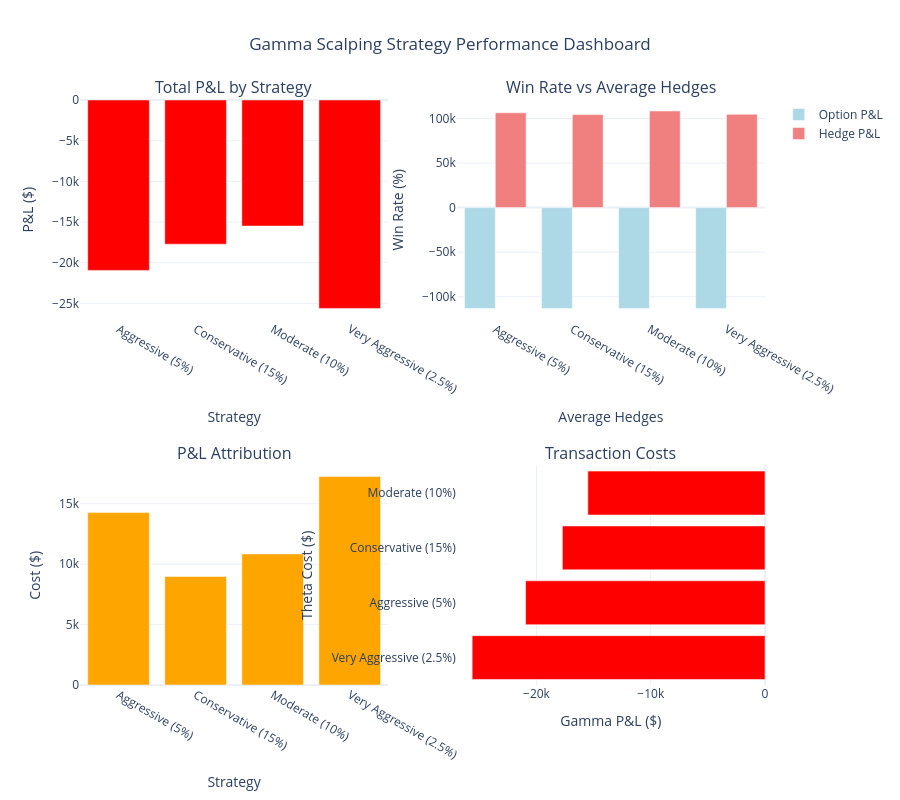

The cell this chart's notebook holds for it:
### Code cell
# Create performance dashboard
if not results.empty:
    # Aggregate results by strategy
    strategy_summary = results.groupby('strategy').agg({
        'total_pnl': 'sum',
        'option_pnl': 'sum', 
        'hedge_pnl': 'sum',
        'commission_cost': 'sum',
        'slippage_cost': 'sum',
        'num_hedges': 'mean',
        'gamma_pnl': 'sum',
        'theta_cost': 'sum'
    }).reset_index()
    
    strategy_summary['win_rate'] = results.groupby('strategy')['total_pnl'].apply(lambda x: (x > 0).mean()).values
    strategy_summary['num_options'] = results.groupby('strategy').size().values
    
    # Create subplot dashboard
    fig = make_subplots(
        rows=2, cols=2,
        subplot_titles=[
            'Total P&L by Strategy',
            'Win Rate vs Average Hedges',
            'P&L Attribution',
            'Transaction Costs',
            'Gamma vs Theta Effects',
            'Strategy Comparison'
        ],
        specs=[[{'type': 'bar'}, {'type': 'bar'}],
               [{'type': 'bar'}, {'type': 'bar'}]]
    )
    
    # 1. Total P&L by Strategy
    colors = ['green' if x > 0 else 'red' for x in strategy_summary['total_pnl']]
    fig.add_trace(
        go.Bar(
            x=strategy_summary['strategy'],
            y=strategy_summary['total_pnl'],
            name='Total P&L',
            marker_color=colors,
            showlegend=False
        ),
        row=1, col=1
    )
    
    # 3. P&L Attribution
    fig.add_trace(
        go.Bar(
            x=strategy_summary['strategy'],
            y=strategy_summary['option_pnl'],
            name='Option P&L',
            marker_color='lightblue'
        ),
        row=1, col=2
    )
    fig.add_trace(
        go.Bar(
            x=strategy_summary['strategy'],
            y=strategy_summary['hedge_pnl'],
            name='Hedge P&L',
            marker_color='lightcoral'
        ),
        row=1, col=2
    )
    
    # 4. Transaction Costs
    total_costs = strategy_summary['commission_cost'] + strategy_summary['slippage_cost']
    fig.add_trace(
        go.Bar(
            x=strategy_summary['strategy'],
            y=total_costs,
            name='Transaction Costs',
            marker_color='orange',
            showlegend=False
        ),
        row=2, col=1
    )
    
    # 6. Strategy Ranking
    strategy_summary_sorted = strategy_summary.sort_values('total_pnl', ascending=True)
    fig.add_trace(
        go.Bar(
            y=strategy_summary_sorted['strategy'],
            x=strategy_summary_sorted['total_pnl'],
            orientation='h',
            name='Strategy Ranking',
            marker_color=['green' if x > 0 else 'red' for x in strategy_summary_sorted['total_pnl']],
            showlegend=False
        ),
        row=2, col=2
    )
    
    # Update layout
    fig.update_layout(
        height=800,
        title_text="Gamma Scalping Strategy Performance Dashboard",
        title_x=0.5,
        showlegend=True
    )
    
    # Update axis labels
    fig.update_xaxes(title_text="Strategy", row=1, col=1)
    fig.update_yaxes(title_text="P&L ($)", row=1, col=1)
    
    fig.update_xaxes(title_text="Average Hedges", row=1, col=2)
    fig.update_yaxes(title_text="Win Rate (%)", row=1, col=2)
    
    fig.update_xaxes(title_text="Strategy", row=1, col=3)
    fig.update_yaxes(title_text="P&L ($)", row=1, col=3)
    
    fig.update_xaxes(title_text="Strategy", row=2, col=1)
    fig.update_yaxes(title_text="Cost ($)", row=2, col=1)
    
    fig.update_xaxes(title_text="Gamma P&L ($)", row=2, col=2)
    fig.update_yaxes(title_text="Theta Cost ($)", row=2, col=2)
    
    fig.update_xaxes(title_text="Total P&L ($)", row=2, col=3)
    fig.update_yaxes(title_text="Strategy", row=2, col=3)
    
    fig.show()
    
    # Print summary statistics
    print("\n📊 Strategy Performance Summary:")
    print("=" * 50)
    for _, row in strategy_summary.iterrows():
        print(f"\n{row['strategy']}:")
        print(f"  💰 Total P&L: ${row['total_pnl']:,.2f}")
        print(f"  🎯 Win Rate: {row['win_rate']:.1%}")
        print(f"  📈 Options Traded: {row['num_options']}")
        print(f"  🔄 Avg Hedges: {row['num_hedges']:.1f}")

else:
    print("❌ No backtest results available")

### Figure 1 — Plotly figure (JSON) as saved in the notebook; plotly's stock layout.template omitted (floating-point values rounded to 4 significant figures)
{"data": [{"marker": {"color": ["red", "red", "red", "red"]}, "name": "Total P&L", "showlegend": false, "type": "bar", "x": ["Aggressive (5%)", "Conservative (15%)", "Moderate (10%)", "Very Aggressive (2.5%)"], "xaxis": "x", "y": [-20950.0, -17730.0, -15500.0, -25630.0], "yaxis": "y"}, {"marker": {"color": "lightblue"}, "name": "Option P&L", "type": "bar", "x": ["Aggressive (5%)", "Conservative (15%)", "Moderate (10%)", "Very Aggressive (2.5%)"], "xaxis": "x2", "y": [-113100.0, -113100.0, -113100.0, -113100.0], "yaxis": "y2"}, {"marker": {"color": "lightcoral"}, "name": "Hedge P&L", "type": "bar", "x": ["Aggressive (5%)", "Conservative (15%)", "Moderate (10%)", "Very Aggressive (2.5%)"], "xaxis": "x2", "y": [106400.0, 104300.0, 108400.0, 104700.0], "yaxis": "y2"}, {"marker": {"color": "orange"}, "name": "Transaction Costs", "showlegend": false, "type": "bar", "x": ["Aggressive (5%)", "Conservative (15%)", "Moderate (10%)", "Very Aggressive (2.5%)"], "xaxis": "x3", "y": [14270.0, 8977.0, 10850.0, 17240.0], "yaxis": "y3"}, {"marker": {"color": ["red", "red", "red", "red"]}, "name": "Strategy Ranking", "orientation": "h", "showlegend": false, "type": "bar", "x": [-25630.0, -20950.0, -17730.0, -15500.0], "xaxis": "x4", "y": ["Very Aggressive (2.5%)", "Aggressive (5%)", "Conservative (15%)", "Moderate (10%)"], "yaxis": "y4"}], "layout": {"annotations": [{"font": {"size": 16}, "showarrow": false, "text": "Total P&L by Strategy", "x": 0.225, "xanchor": "center", "xref": "paper", "y": 1.0, "yanchor": "bottom", "yref": "paper"}, {"font": {"size": 16}, "showarrow": false, "text": "Win Rate vs Average Hedges", "x": 0.775, "xanchor": "center", "xref": "paper", "y": 1.0, "yanchor": "bottom", "yref": "paper"}, {"font": {"size": 16}, "showarrow": false, "text": "P&L Attribution", "x": 0.225, "xanchor": "center", "xref": "paper", "y": 0.375, "yanchor": "bottom", "yref": "paper"}, {"font": {"size": 16}, "showarrow": false, "text": "Transaction Costs", "x": 0.775, "xanchor": "center", "xref": "paper", "y": 0.375, "yanchor": "bottom", "yref": "paper"}], "height": 800, "showlegend": true, "title": {"text": "Gamma Scalping Strategy Performance Dashboard", "x": 0.5}, "xaxis": {"anchor": "y", "domain": [0.0, 0.45], "title": {"text": "Strategy"}}, "xaxis2": {"anchor": "y2", "domain": [0.55, 1.0], "title": {"text": "Average Hedges"}}, "xaxis3": {"anchor": "y3", "domain": [0.0, 0.45], "title": {"text": "Strategy"}}, "xaxis4": {"anchor": "y4", "domain": [0.55, 1.0], "title": {"text": "Gamma P&L ($)"}}, "yaxis": {"anchor": "x", "domain": [0.625, 1.0], "title": {"text": "P&L ($)"}}, "yaxis2": {"anchor": "x2", "domain": [0.625, 1.0], "title": {"text": "Win Rate (%)"}}, "yaxis3": {"anchor": "x3", "domain": [0.0, 0.375], "title": {"text": "Cost ($)"}}, "yaxis4": {"anchor": "x4", "domain": [0.0, 0.375], "title": {"text": "Theta Cost ($)"}}}}
